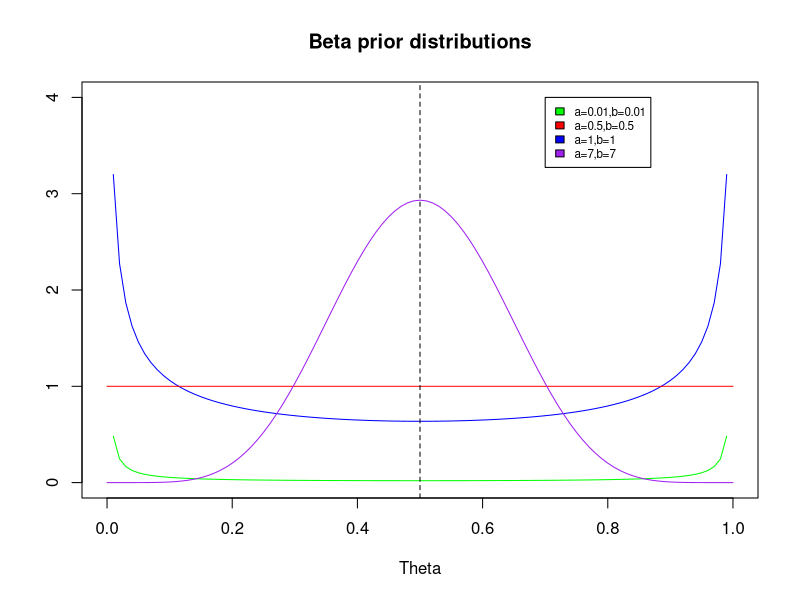
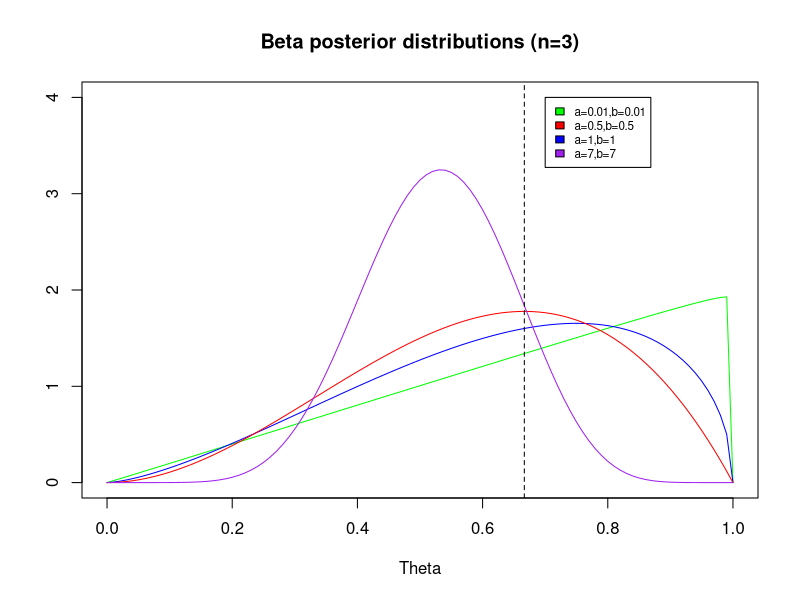
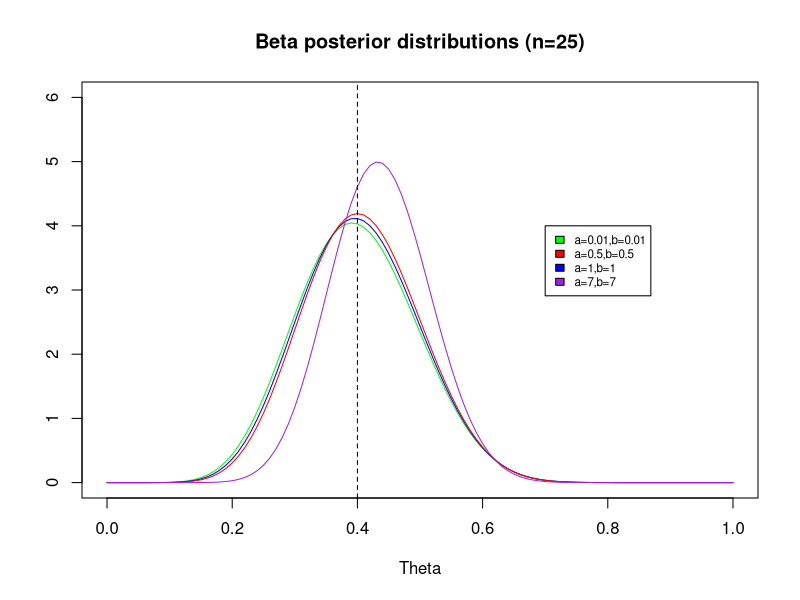

Recreate these plots in R, in order.
### Ex. 1
# a)
thetas <-seq(0, 1, by = 0.01)
plot(NULL, xlim = c(0,1), ylim = c(0,4), ann = FALSE)
title(main="Beta prior distributions", xlab = "Theta", ylab = "")
lines(thetas, dbeta(x = thetas, shape1 = 0.01, shape2 = 0.01), col = "green")
lines(thetas, dbeta(x = thetas, shape1 = 0.5, shape2 = 0.5), col = "blue")
lines(thetas, dbeta(x = thetas, shape1 = 1, shape2 = 1), col = "red")
lines(thetas, dbeta(x = thetas, shape1 = 7, shape2 = 7), col = "purple")
legend(x = 0.7, y = 4, legend = c("a=0.01,b=0.01", "a=0.5,b=0.5", "a=1,b=1", "a=7,b=7"), fill = c("green", "red", "blue", "purple"), cex = 0.7)
abline(v = 1/2, lty=2)

# b)
# First three tosses with two successes
# MLE is argmax y | theta which follows binomial distribution = trues / n
trues <-2
falses <-1
mle <-(trues)/(trues+falses)

thetas <-seq(0, 1, by = 0.01)
plot(NULL, xlim = c(0,1), ylim = c(0,4), ann = FALSE)
title(main="Beta posterior distributions (n=3)", xlab = "Theta", ylab = "")
lines(thetas, dbeta(x = thetas, shape1 = 0.01 + trues, shape2 = 0.01 + falses), col = "green")
lines(thetas, dbeta(x = thetas, shape1 = 0.5 + trues, shape2 = 0.5 + falses), col = "blue")
lines(thetas, dbeta(x = thetas, shape1 = 1 + trues, shape2 = 1 + falses), col = "red")
lines(thetas, dbeta(x = thetas, shape1 = 7 + trues, shape2 = 7 + falses), col = "purple")
legend(x = 0.7, y = 4, legend = c("a=0.01,b=0.01", "a=0.5,b=0.5", "a=1,b=1", "a=7,b=7"), fill = c("green", "red", "blue", "purple"), cex = 0.7)
abline(v = mle, lty=2)

# probabilities when n = 3
# We get fairly different probabilities and different posteriors 
# This is because the curves have different priors and a very small sample for the sampling distribution
# The difference between the lowest probabality and the highest is over 15 percentage units
green_p = pbeta(q = 0.5, shape1 = 0.01 + trues, shape2 = 0.01 + falses, lower.tail = TRUE)
blue_p = pbeta(q = 0.5, shape1 = 0.5 + trues, shape2 = 0.5 + falses, lower.tail = TRUE)
red_p = pbeta(q = 0.5, shape1 = 1 + trues, shape2 = 1 + falses, lower.tail = TRUE)
purple_p = pbeta(q = 0.5, shape1 = 7 + trues, shape2 = 7 + falses, lower.tail = TRUE)
n_3_probabilities <-c(green_p, blue_p, red_p, purple_p)
print(n_3_probabilities)


# Then 25 tosses with ten successes
trues_2 <-10
falses_2 <-15
mle_2 <-(trues_2)/(trues_2+falses_2)

thetas <-seq(0, 1, by = 0.01)
plot(NULL, xlim = c(0,1), ylim = c(0,6), ann = FALSE)
title(main="Beta posterior distributions (n=25)", xlab = "Theta", ylab = "")
lines(thetas, dbeta(x = thetas, shape1 = 0.01 + trues_2, shape2 = 0.01 + falses_2), col = "green")
lines(thetas, dbeta(x = thetas, shape1 = 0.5 + trues_2, shape2 = 0.5 + falses_2), col = "blue")
lines(thetas, dbeta(x = thetas, shape1 = 1 + trues_2, shape2 = 1 + falses_2), col = "red")
lines(thetas, dbeta(x = thetas, shape1 = 7 + trues_2, shape2 = 7 + falses_2), col = "purple")
legend(x = 0.7, y = 4, legend = c("a=0.01,b=0.01", "a=0.5,b=0.5", "a=1,b=1", "a=7,b=7"), fill = c("green", "red", "blue", "purple"), cex = 0.7)
abline(v = mle_2, lty=2)

# c)
# When there sre more observations used the curve are more similar
# The probabilities do not fluctuate as much and the difference is at most 5 percentage units
# This is natural is the posteriors have not more "in common" than when they only shared 3 observations
# The priors do not matter as much anymore (apart from perhaps where alpha = beta = 7)
green_p_2 = pbeta(q = 0.5, shape1 = 0.01 + trues_2, shape2 = 0.01 + falses_2, lower.tail = TRUE)
blue_p_2= pbeta(q = 0.5, shape1 = 0.5 + trues_2, shape2 = 0.5 + falses_2, lower.tail = TRUE)
red_p_2 = pbeta(q = 0.5, shape1 = 1 + trues_2, shape2 = 1 + falses_2, lower.tail = TRUE)
purple_p_2 = pbeta(q = 0.5, shape1 = 7 + trues_2, shape2 = 7 + falses_2, lower.tail = TRUE)
n_3_probabilities_2 <-c(green_p_2, blue_p_2, red_p_2, purple_p_2)
print(n_3_probabilities_2)

